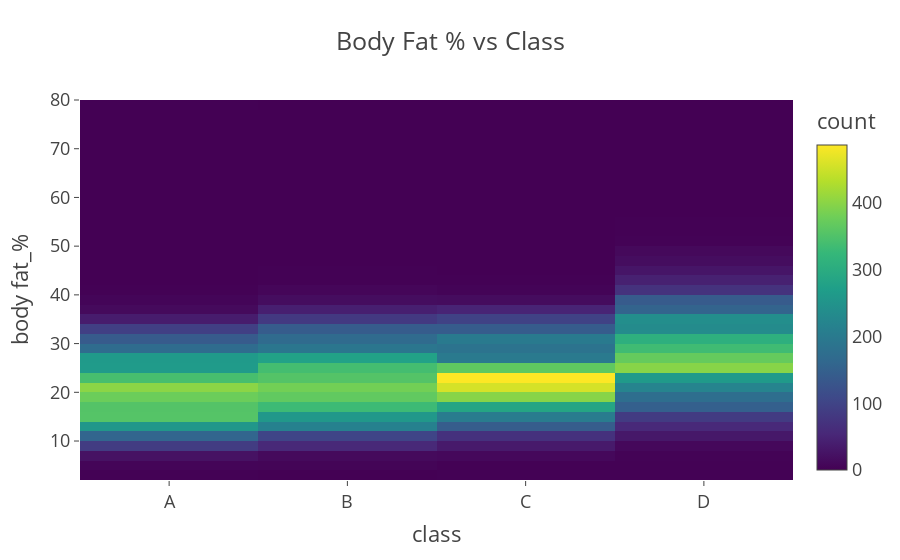

Notebook code for this chart:
### Code cell
fig = px.density_heatmap(df, x="class", y ="body fat_%", title = 'Body Fat % vs Class', template = 'presentation')
fig.update_xaxes(categoryorder="category ascending")
fig.show()

### Figure 1 — Plotly figure (JSON) as saved in the notebook; plotly's stock layout.template omitted (floating-point values rounded to 4 significant figures; data arrays with more than 128 entries replaced by an {"elided": "..."} marker saying what was removed)
{"data": [{"coloraxis": "coloraxis", "hovertemplate": "class=%{x}<br>body fat_%=%{y}<br>count=%{z}<extra></extra>", "name": "", "type": "histogram2d", "x": {"elided": "13393 str values"}, "xaxis": "x", "xbingroup": "x", "y": {"elided": "13393 float values"}, "yaxis": "y", "ybingroup": "y"}], "layout": {"coloraxis": {"colorbar": {"title": {"text": "count"}}, "colorscale": [[0, "#440154"], [0.1111, "#482878"], [0.2222, "#3e4989"], [0.3333, "#31688e"], [0.4444, "#26828e"], [0.5556, "#1f9e89"], [0.6667, "#35b779"], [0.7778, "#6ece58"], [0.8889, "#b5de2b"], [1, "#fde725"]]}, "legend": {"tracegroupgap": 0}, "title": {"text": "Body Fat % vs Class"}, "xaxis": {"anchor": "y", "categoryorder": "category ascending", "domain": [0, 1], "title": {"text": "class"}}, "yaxis": {"anchor": "x", "domain": [0, 1], "title": {"text": "body fat_%"}}}}
